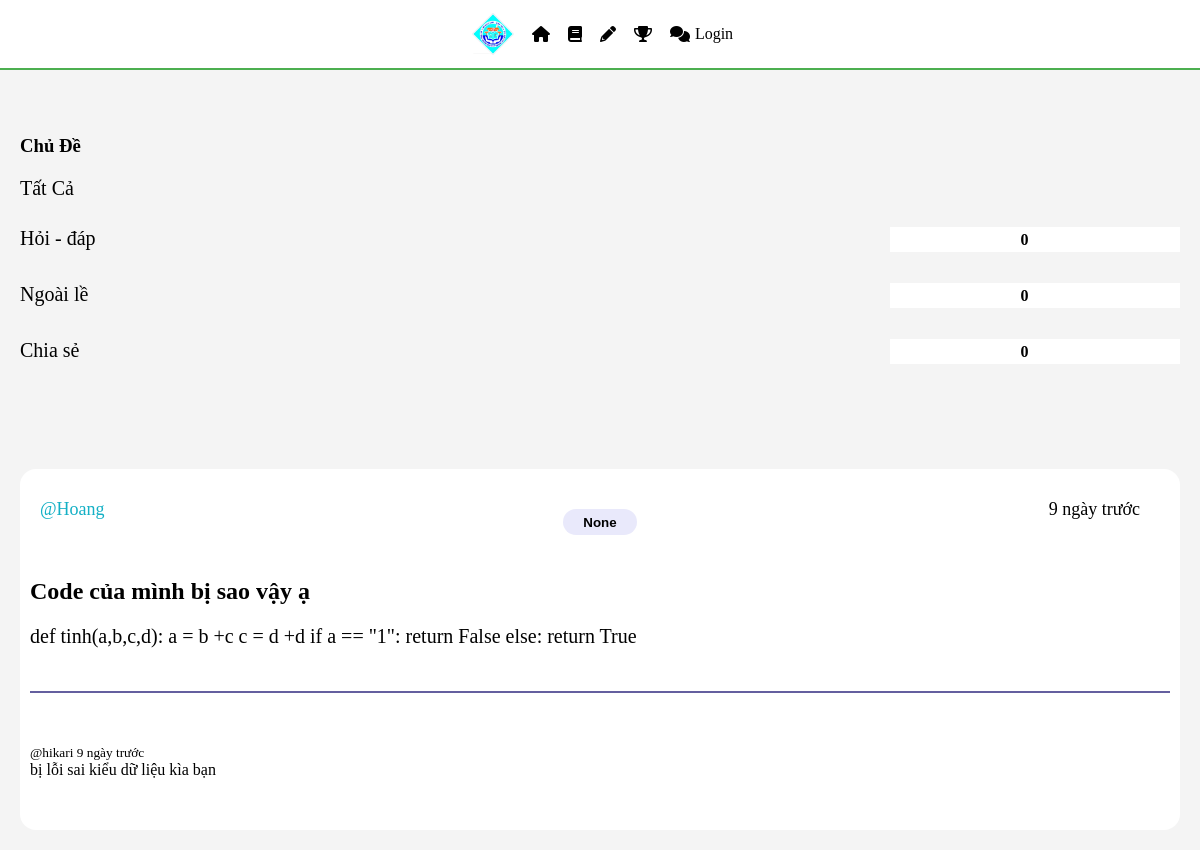
Page /room/12/ on the committed database.
### base/models.py (models this page shows, shortened)
class Topic(models.Model):
    name = models.CharField(max_length=200)
    description = models.TextField(null = True, blank = True)
    def room_count(self):
        return self.room_set.count()

class Room(models.Model):
    host = models.ForeignKey(User, on_delete=models.SET_NULL, null = True)
    topic = models.ForeignKey(Topic, on_delete=models.SET_NULL, null = True)
    name= models.CharField(max_length=200)
    description = models.TextField(null = True, blank = True)
    updated = models.DateTimeField(auto_now=True)
    created = models.DateTimeField(auto_now_add=True)
    class Meta:
        ordering = ["-updated", "-created"]
    def message_count(self):
        return self.message_set.count()

class Message(models.Model):
    user = models.ForeignKey(User, on_delete=models.CASCADE)
    room = models.ForeignKey(Room, on_delete=models.CASCADE)
    body = models.TextField()
    updated = models.DateTimeField(auto_now=True)
    created = models.DateTimeField(auto_now_add=True)

### base/views.py (the view, shortened to what this page needs)
# urls.py: path('room/<str:pk>/', views.room, name="room"),
def room(request,pk):
    topics = Topic.objects.all()
    room = Room.objects.get(id=pk)
    room_comment = room.message_set.all()
    comment_count =room.message_count()
    context = {'room': room,'room_comment':room_comment, 'topics':topics,
               'comment_count':comment_count,}
    return render(request, 'base/room.html', context)

### study/templatetags/custom_filter.py (called while the page is built)
@register.filter
def days_since(value):
    if not value:
        return ""
    now = timezone.now()
    delta = now - value
    days = delta.days
    if days == 0:
        return "Hôm nay"
    elif days == 1:
        return "1 ngày trước"
    else:
        return f"{days} ngày trước"

### base/templates/base/room.html (shortened to what this page needs)
{% extends 'main.html' %}
{% block content %}
{% load custom_filter %}
{% load static %}
{% if request.session.theme == 'dark' %}
<link rel="stylesheet" href="{% static 'styles/dark.css' %}">
{% else %}
<link rel="stylesheet" href="{% static 'styles/light.css' %}">
{% endif %}
<div class="room-wraper">
    <div>
        {% include 'base/topic_bar.html' %}
    </div>
    <div class="inside_post">
        <div class="top_section">
        <a href="{%url 'profile' room.host.id %}">@{{room.host.username}} </a>
        <button><a href="{%url 'home'%}?q={{room.topic}}">{{room.topic}}</a></button>
        <p>{{ room.created|days_since }}</p>
        </div>
        <div class="middle_section_i">
            <h2>{{room.name}}</h1>
            <p>{{room.description}}</p>
        </div>
        <div class="comment-section">
            {%for comment in room_comment%}
            <small><a href="{%url 'profile' comment.user.id%}">@{{comment.user}}</a> {{comment.created|days_since}}</small>
            <p>{{comment.body}}</p>
            <br>
            {%endfor%}
        </div>
{% endblock %}

### base/templates/base/topic_bar.html (shortened to what this page needs)
{%block content%}
{% load static %}
{% if request.session.theme == 'dark' %}
<link rel="stylesheet" href="{% static 'styles/dark.css' %}">
{% else %}
<link rel="stylesheet" href="{% static 'styles/light.css' %}">
{% endif %}
<div class="topic_wraper">
    <h3>Chủ Đề</h3>
    <div class="topic_all">
        <a href="{%url 'forum'%}">Tất Cả</a>
    </div>
    <div class="topic_display">
        {%for topic in topics%}
            <div class="topic_name">
                <a href="{%url 'forum'%}?q={{topic.name}}">{{topic.name}}</a>
                <div class="topic_rc">
                    <p>{{topic.room_count}}</p>
                </div>
            </div>
            <br>
        {%endfor%}
    </div>
</div>
{%endblock%}

### static/styles/light.css (style rules this page uses)
body { background-color: #f4f4f4; padding-top: 75px; }
* { margin: 0; padding: 0; box-sizing: border-box; }
a { text-decoration: none; color: black; }
.room-wraper { display: grid; height: 100vh; grid-template-columns: 1fr 3fr 1fr; }
.topic_wraper { display: block; padding: 20px; padding-top: 100px; }
.topic_display { padding-top: 12px; }
.topic_name { display: grid; grid-template-columns: 4fr 1fr; margin-top: 15px; }
.topic_name a { outline: none; color: black; text-decoration: none; font-family:'Sansation'; font-size: 20px; }
.topic_rc { display: flex; background-color: #ffff; height: 110%; align-items: center; }
.topic_rc p { padding-left: 45%; font-family:'Sansation'; font-weight: bold; }
.topic_all { color: black; text-decoration: none; font-family:'Sansation'; font-size: 20px; margin-top: 20px; }
.top_section { display: grid; grid-template-columns: 2fr 1fr; padding-bottom: 10px; padding-top: 10px; }
.top_section a { color: #14B0C5; width: fit-content; height: fit-content; justify-self: start; }
.top_section p { justify-self: end; padding-right:20px ; }
.top_section button { width: fit-content; height: 26px; padding-left: 20px; padding-right: 20px; margin-top: -2px; margin-left: -50px; border-radius: 20px; border: none; background-color:#E9E9FB ; }
.top_section button a { font-weight: bold; color: #000000; }
.inside_post { min-height: 100vh - 75px; display: grid; grid-template-rows: 0.6fr auto 3fr; margin-top:40px; margin-right: 20px; padding-left: 20px; padding-right: 20px; border-radius: 16px; background-color: #ffffff; }
.inside_post .top_section { display: grid; grid-template-columns: 1fr 5fr 1fr ; padding-top: 20px; font-size: 18px; }
.middle_section_i { display: block; padding-bottom: 20px; border-bottom: 2px solid #645F9F; }
.middle_section_i p { padding-top: 20px; font-size: 20px; }
.comment-section { padding-top: 50px; }
@media only screen and (max-width: 1400px) { body { padding-top: 50px; } }
@media only screen and (max-width: 1400px) { .room-wraper { grid-template-columns: 1fr; padding: 10px; } }
@media only screen and (max-width: 1400px) { .topic_wraper { padding: 10px; padding-top: 75px; } }
@media only screen and (max-width: 1400px) { .topic_name { grid-template-columns: 3fr 1fr; } }
@media only screen and (max-width: 1400px) { .top_section { grid-template-columns: 1fr; text-align: center; padding: 10px; } }
@media only screen and (max-width: 1400px) { .top_section button { margin: 10px auto; } }
@media only screen and (max-width: 1400px) { .inside_post { grid-template-rows: auto auto auto; margin: 10px; padding: 10px; } }

### rows in the picture
Topic: name "Hỏi - đáp", room_count "0"
Topic: name "Ngoài lề", room_count "0"
Topic: name "Chia sẻ", room_count "0"
Room: host.username "Hoang", topic "None", created|days_since "9 ngày trước", name "Code của mình bị sao vậy ạ", description "def tinh(a,b,c,d): a = b +c c = d +d if a == \"1\": return False else: return True"
Message: user "hikari", created|days_since "9 ngày trước", body "bị lỗi sai kiểu dữ liệu kìa bạn"
